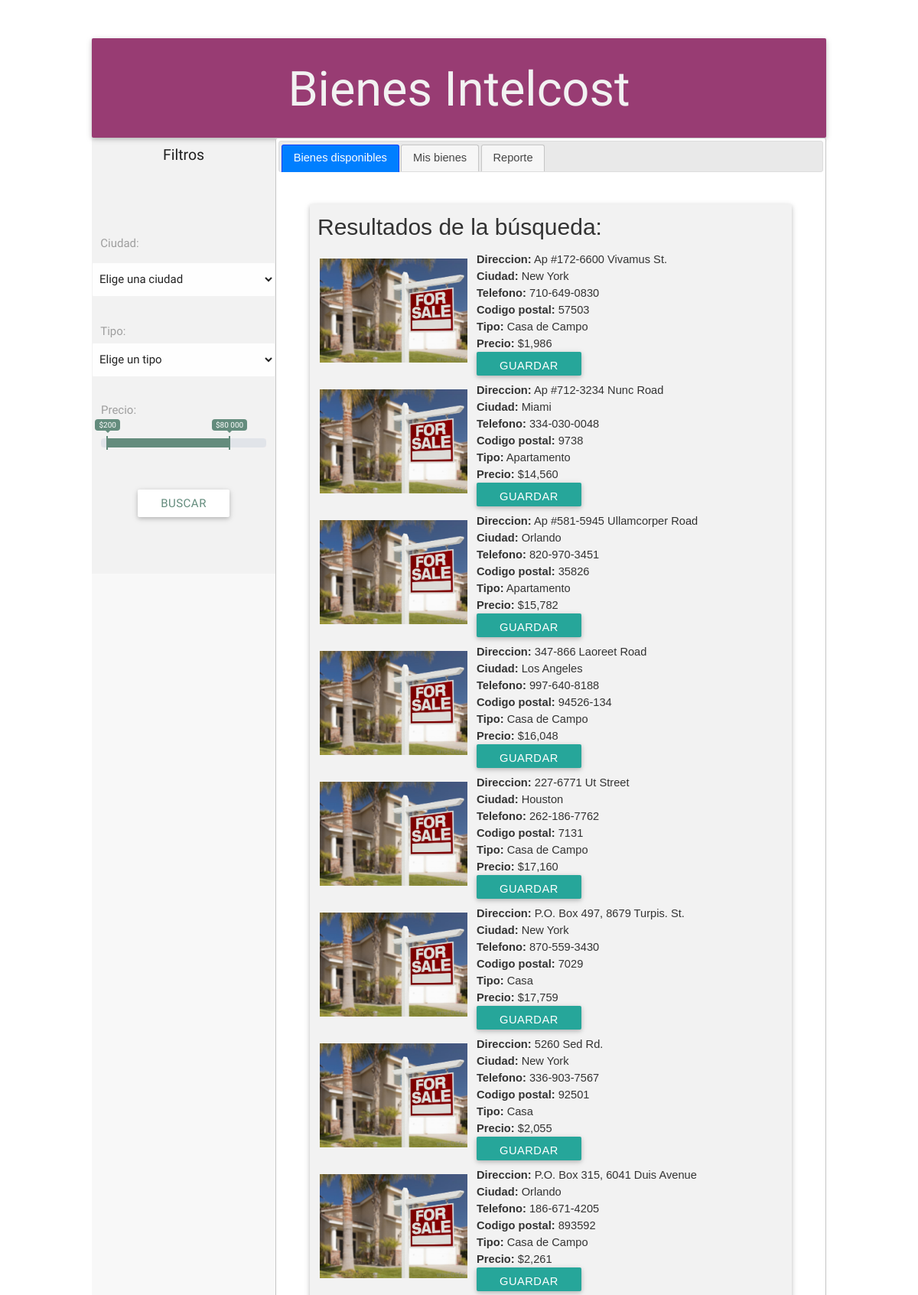
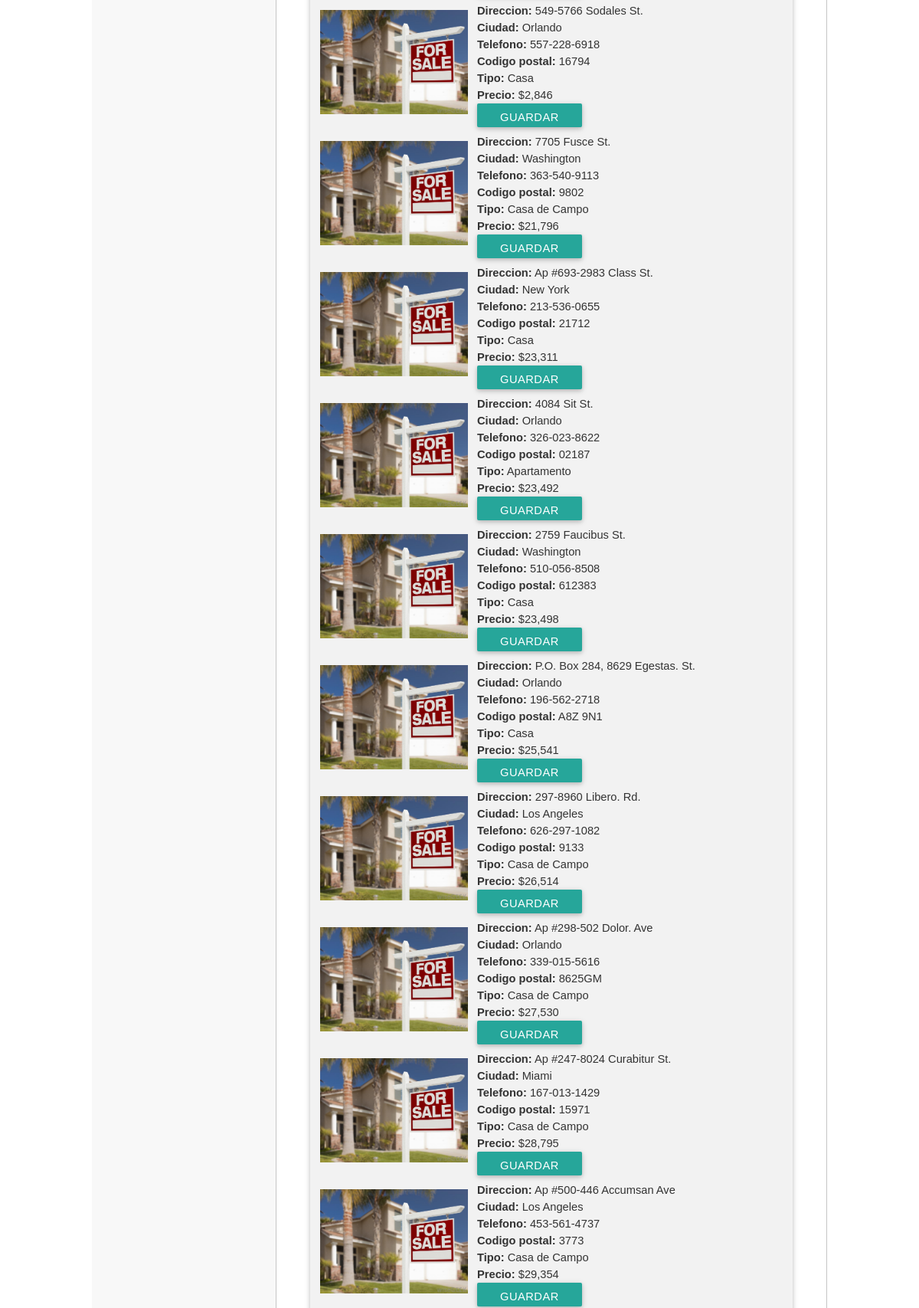
Screenshot of /suplosBackEnd/index.php (upper part) with the database file from the repository (2 pictures, top to bottom).
### tables this page shows
CREATE TABLE `casas` (
  `Tipo` text DEFAULT NULL,
  `Codigo_Postal` text DEFAULT NULL,
  `Precio` text DEFAULT NULL,
  `Direccion` text DEFAULT NULL,
  `Ciudad` text DEFAULT NULL,
  `Telefono` text DEFAULT NULL,
  `Id` int(11) NOT NULL AUTO_INCREMENT,
  PRIMARY KEY (`Id`)
);

### suplosBackEnd/data.php (the view)
<?php
    $con = include('conexion.php');
    $consulta = "SELECT * FROM casas ORDER BY Precio ASC";
    $res = $con->query($consulta);
?>
<htm>
    <table>
        <?php while($item = $res->fetch_assoc()){ ?>
            <tr>
                <td class="img"><img src="./img/home.jpg"></td>
                <td>
                    <li><strong>Direccion:</strong> <?php echo $item['Direccion']; ?></li>
                    <li><strong>Ciudad:</strong> <?php echo $item['Ciudad']; ?></li>
                    <li><strong>Telefono:</strong> <?php echo $item['Telefono']; ?></li>
                    <li><strong>Codigo postal:</strong> <?php echo $item['Codigo_Postal']; ?></li>
                    <li><strong>Tipo:</strong> <?php echo $item['Tipo']; ?></li>
                    <li><strong>Precio:</strong> <?php echo $item['Precio']; ?></li>
                    <li><a class="btn dark" style="color: white; height: 31px;" href="./misBienes.php?id=<?php echo $item['Id'];?>">Guardar</a></li>
                </td>
            </tr>
        <?php } ?>
    </table>
</html>

### suplosBackEnd/index.php (shortened to what this page needs)
<!DOCTYPE html>
<html>
<head>
  <link rel="stylesheet" href="app.js"/>
  <link type="text/css" rel="stylesheet" href="css/materialize.min.css"  media="screen,projection"/>
  <link type="text/css" rel="stylesheet" href="css/customColors.css"  media="screen,projection"/>
  <link type="text/css" rel="stylesheet" href="css/ion.rangeSlider.css"  media="screen,projection"/>
  <link type="text/css" rel="stylesheet" href="css/ion.rangeSlider.skinFlat.css"  media="screen,projection"/>
  <link type="text/css" rel="stylesheet" href="css/index.css"  media="screen,projection"/>
  <link type="text/css" rel="stylesheet" href="css/materialize.css"  media="screen,projection"/>
  <link rel="stylesheet" href="//code.jquery.com/ui/1.12.1/themes/base/jquery-ui.css">
</head>
<body>
  <div class="contenedor">
    <div class="card rowTitulo">
      <h1>Bienes Intelcost</h1>
    </div>
    <div class="colFiltros">
      <form action="buscador.php" method="post" id="formulario">
        <div class="filtrosContenido">
          <div class="tituloFiltros">
            <h5>Filtros</h5>
          </div>
          <div class="filtroCiudad input-field">
            <p><label for="selectCiudad">Ciudad:</label><br></p>
            <select name="ciudad" id="selectCiudad">
              <option value="" selected>Elige una ciudad</option>
            </select>
          </div>
          <div class="filtroTipo input-field">
            <p><label for="selecTipo">Tipo:</label></p>
            <br>
            <select name="tipo" id="selectTipo">
              <option value="" selected>Elige un tipo</option>
            </select>
          </div>
          <div class="filtroPrecio">
            <label for="rangoPrecio">Precio:</label>
          </div>
          <div class="botonField">
            <input type="submit" class="btn white" value="Buscar" id="submitButton">
          </div>
        </div>
      </form>
    </div>
    <div id="tabs" style="width: 75%;">
      <ul>
        <li><a href="#tabs-1">Bienes disponibles</a></li>
        <li><a href="#tabs-2">Mis bienes</a></li>
        <li><a href="#tabs-3">Reporte</a></li>
      </ul>
      <div id="tabs-1">
        <div class="colContenido" id="divResultadosBusqueda">
          <div class="tituloContenido card" style="justify-content: center;">
            <h5>Resultados de la búsqueda:</h5>
            <?php
              include('data.php');
            ?>
            <?php
              include('consultarMisBienes.php');
            ?>
  </body>
  </html>

### suplosBackEnd/consultarMisBienes.php (shortened to what this page needs)
</html>

### suplosBackEnd/css/customColors.css (style rules this page uses)
.input-field label { color: #9E9E9E; }

### suplosBackEnd/css/index.css (style rules this page uses)
.contenedor { background-color: rgba(242, 242, 242, 0.5); width: 80%; margin: 50px auto; display: flex; flex-flow: row wrap; min-height: 700px; height: auto; align-content: flex-start; }
.rowTitulo { width: 100%; text-align: center; background-color: #983c73; color: #F2F2F2; margin-top: 0; margin-bottom: 0; height: 130px; }
.colFiltros { width: 25%; height: 100%; min-height: 570px; }
.filtrosContenido, .colContenido, .colFiltros form { min-height: 570px; }
.filtrosContenido { width: 100%; margin: 0 0; background-color: #F2F2F2; display: flex; flex-flow: row wrap; align-content: flex-start; }
.tituloFiltros { width: 100%; height: 100px; text-align: center; }
.tituloFiltros h5 { font-size: 1.3rem; }
.filtroCiudad { width: 100%; height: 100px; text-align: center; }
.filtroTipo { width: 100%; height: 100px; text-align: center; }
.filtroPrecio { margin: 15px auto; width: 90%; height: 100px; }
.filtroPrecio label { font-size: 1rem; }
.botonField { width: 100%; height: 70px; text-align: center; }
.botonField input { color: #648C7D; }
.colContenido { width: 100%; display: flex; flex-flow: row wrap; align-content: space-between; padding: 20px; }
.tituloContenido { width: 100%; min-height: 170px; background-color: #F2F2F2; display: flex; flex-flow: row wrap; padding: 5px; }
.tituloContenido h5 { width: 100%; margin: 0.5rem 5px; margin-bottom: 2rem; height: 10px; font-size: 2rem; }

### rows the page displays
casas: Direccion "Ap #172-6600 Vivamus St.", Ciudad "New York", Telefono "710-649-0830", Codigo_Postal "57503", Tipo "Casa de Campo", Precio "$1,986", $item['Id'] 31 (drawn)
casas: Direccion "Ap #712-3234 Nunc Road", Ciudad "Miami", Telefono "334-030-0048", Codigo_Postal "9738", Tipo "Apartamento", Precio "$14,560"
casas: Direccion "Ap #581-5945 Ullamcorper Road", Ciudad "Orlando", Telefono "820-970-3451", Codigo_Postal "35826", Tipo "Apartamento", Precio "$15,782"
casas: Direccion "347-866 Laoreet Road", Ciudad "Los Angeles", Telefono "997-640-8188", Codigo_Postal "94526-134", Tipo "Casa de Campo", Precio "$16,048"
casas: Direccion "227-6771 Ut Street", Ciudad "Houston", Telefono "262-186-7762", Codigo_Postal "7131", Tipo "Casa de Campo", Precio "$17,160"
casas: Direccion "P.O. Box 497, 8679 Turpis. St.", Ciudad "New York", Telefono "870-559-3430", Codigo_Postal "7029", Tipo "Casa", Precio "$17,759"
casas: Direccion "5260 Sed Rd.", Ciudad "New York", Telefono "336-903-7567", Codigo_Postal "92501", Tipo "Casa", Precio "$2,055"
casas: Direccion "P.O. Box 315, 6041 Duis Avenue", Ciudad "Orlando", Telefono "186-671-4205", Codigo_Postal "893592", Tipo "Casa de Campo", Precio "$2,261"
casas: Direccion "549-5766 Sodales St.", Ciudad "Orlando", Telefono "557-228-6918", Codigo_Postal "16794", Tipo "Casa", Precio "$2,846"
casas: Direccion "7705 Fusce St.", Ciudad "Washington", Telefono "363-540-9113", Codigo_Postal "9802", Tipo "Casa de Campo", Precio "$21,796"
casas: Direccion "Ap #693-2983 Class St.", Ciudad "New York", Telefono "213-536-0655", Codigo_Postal "21712", Tipo "Casa", Precio "$23,311"
casas: Direccion "4084 Sit St.", Ciudad "Orlando", Telefono "326-023-8622", Codigo_Postal "02187", Tipo "Apartamento", Precio "$23,492"
casas: Direccion "2759 Faucibus St.", Ciudad "Washington", Telefono "510-056-8508", Codigo_Postal "612383", Tipo "Casa", Precio "$23,498"
casas: Direccion "P.O. Box 284, 8629 Egestas. St.", Ciudad "Orlando", Telefono "196-562-2718", Codigo_Postal "A8Z 9N1", Tipo "Casa", Precio "$25,541"
casas: Direccion "297-8960 Libero. Rd.", Ciudad "Los Angeles", Telefono "626-297-1082", Codigo_Postal "9133", Tipo "Casa de Campo", Precio "$26,514"
casas: Direccion "Ap #298-502 Dolor. Ave", Ciudad "Orlando", Telefono "339-015-5616", Codigo_Postal "8625GM", Tipo "Casa de Campo", Precio "$27,530"
casas: Direccion "Ap #247-8024 Curabitur St.", Ciudad "Miami", Telefono "167-013-1429", Codigo_Postal "15971", Tipo "Casa de Campo", Precio "$28,795"
casas: Direccion "Ap #500-446 Accumsan Ave", Ciudad "Los Angeles", Telefono "453-561-4737", Codigo_Postal "3773", Tipo "Casa de Campo", Precio "$29,354"
